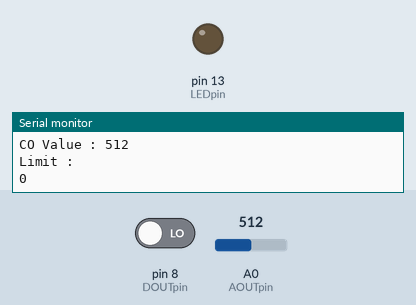
The sketch below on a simulated Arduino Uno, built with avr-gcc and run on an emulated ATmega328P. Shown: output pins drawn as LEDs (lit = HIGH), the last lines printed to the serial monitor. The inputs (shaded band) are chosen by the test bench; at power-on: pin 8 (DOUTpin) LOW, A0 (AOUTpin) = 512.

Above: at 1.2 s.
1.3 s: pin 8 (DOUTpin) driven HIGH
At 2.6 s:
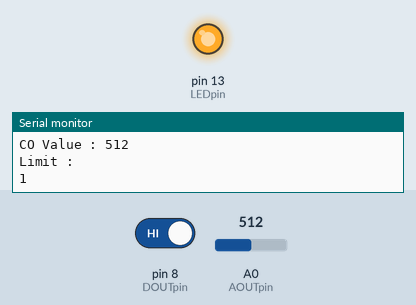
2.9 s: pin 8 (DOUTpin) driven LOW
At 4.4 s:
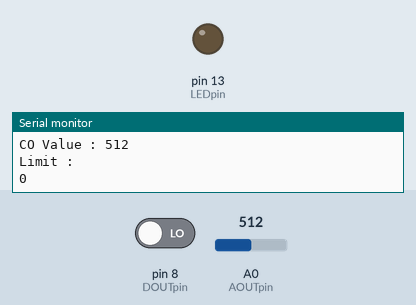
Timing chart, 0 to 5.9 s (numbered marks = the images above; inputs shaded):
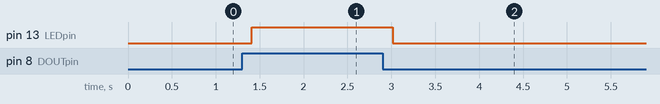

Measured:
- after the input at 1.3 s, pin 13 (LEDpin): LOW → HIGH after 0.11 s
- after the input at 2.9 s, pin 13 (LEDpin): HIGH → LOW after 0.12 s

The sketch:

CO_Gas_Sensor_Code.ino
```cpp
const int AOUTpin=0;
const int DOUTpin=8;
const int LEDpin=13;
int limit;
int value;
void setup()
{
  Serial.begin(115200);
  pinMode(DOUTpin,INPUT);
  pinMode(LEDpin,OUTPUT);
}

void loop()
{
  int value=analogRead(AOUTpin);
  int limit=digitalRead(DOUTpin);
  Serial.print("CO Value : ");
  Serial.print(value);
  Serial.print("\n");
  Serial.print("Limit : \n");
  Serial.print(limit);
  Serial.print("\n");
  delay(100);
  if(limit==HIGH)
  {
    digitalWrite(LEDpin,HIGH);
  }
  else
  {
    digitalWrite(LEDpin,LOW);
  }
}
```
